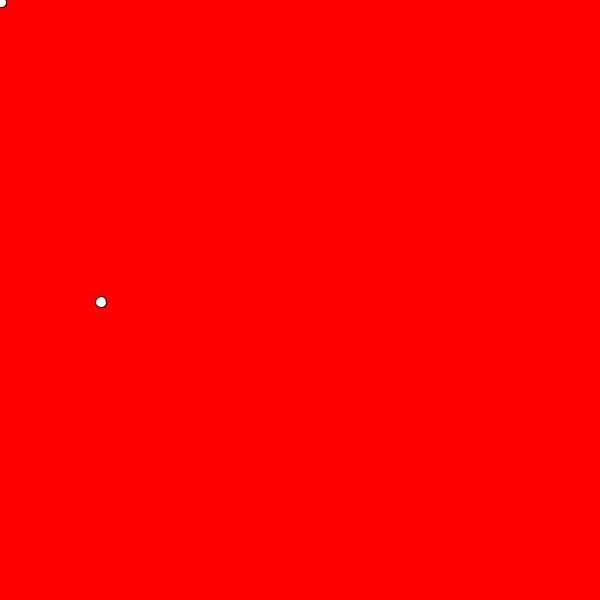
Frame 1 (no input)
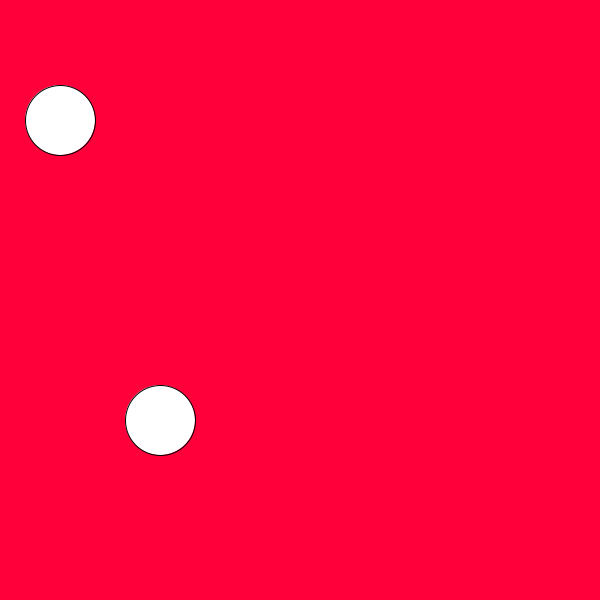
Frame 60 (the mouse pressed at the canvas centre just before this capture)
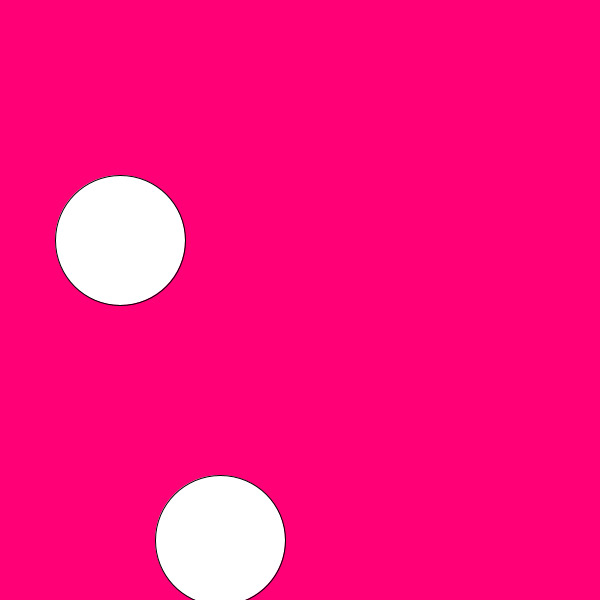
Frame 120 (the mouse held since frame 60 and released just before this capture)

The Processing sketch that drew these frames (run headless with seeded random() and noise(); from frame 60 on, the mouse is pressed at the canvas centre):

// Processing sketch: Setup_Draw
// ── Setup_Draw.pde
int positionX = 0;
int positionY = 0;
int col = 0;
int rad = 10;
void setup() {
  size(600,600);
  background(255,0,255);
}
void draw(){
  background (255, 0, col);
  col = col+ 1;
  rad = rad+1;
  positionX = positionX+1;
  positionY = positionY+2;
  
  circle(positionX,positionY,rad);
  circle(positionX+100,positionY+300,rad);
}
